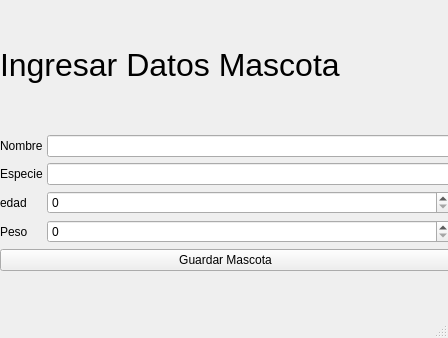
<?xml version="1.0" encoding="UTF-8"?>
<ui version="4.0">
 <class>VentanaPrincipal</class>
 <widget class="QMainWindow" name="VentanaPrincipal">
  <property name="geometry">
   <rect>
    <x>0</x>
    <y>0</y>
    <width>448</width>
    <height>338</height>
   </rect>
  </property>
  <property name="windowTitle">
   <string>VentanaPrincipal</string>
  </property>
  <widget class="QWidget" name="centralwidget">
   <widget class="QWidget" name="verticalLayoutWidget">
    <property name="geometry">
     <rect>
      <x>0</x>
      <y>0</y>
      <width>451</width>
      <height>271</height>
     </rect>
    </property>
    <layout class="QVBoxLayout" name="verticalLayout">
     <item>
      <widget class="QLabel" name="label">
       <property name="font">
        <font>
         <family>Arial</family>
         <pointsize>24</pointsize>
        </font>
       </property>
       <property name="text">
        <string>Ingresar Datos Mascota</string>
       </property>
      </widget>
     </item>
     <item>
      <layout class="QGridLayout" name="gridLayout" rowstretch="0,0,0,0" columnstretch="0,0">
       <property name="horizontalSpacing">
        <number>4</number>
       </property>
       <item row="0" column="0">
        <widget class="QLabel" name="label_2">
         <property name="text">
          <string>Nombre</string>
         </property>
        </widget>
       </item>
       <item row="3" column="0">
        <widget class="QLabel" name="label_5">
         <property name="text">
          <string>Peso</string>
         </property>
        </widget>
       </item>
       <item row="2" column="0">
        <widget class="QLabel" name="label_4">
         <property name="text">
          <string>edad</string>
         </property>
        </widget>
       </item>
       <item row="1" column="0">
        <widget class="QLabel" name="label_3">
         <property name="text">
          <string>Especie</string>
         </property>
        </widget>
       </item>
       <item row="3" column="1">
        <widget class="QSpinBox" name="entrada_peso"/>
       </item>
       <item row="1" column="1">
        <widget class="QLineEdit" name="entrada_especie"/>
       </item>
       <item row="0" column="1">
        <widget class="QLineEdit" name="entrada_nombre"/>
       </item>
       <item row="2" column="1">
        <widget class="QSpinBox" name="entrada_edad"/>
       </item>
      </layout>
     </item>
     <item>
      <widget class="QPushButton" name="pushButton">
       <property name="text">
        <string>Guardar Mascota</string>
       </property>
      </widget>
     </item>
    </layout>
   </widget>
  </widget>
  <widget class="QMenuBar" name="menubar">
   <property name="geometry">
    <rect>
     <x>0</x>
     <y>0</y>
     <width>448</width>
     <height>36</height>
    </rect>
   </property>
  </widget>
  <widget class="QStatusBar" name="statusbar"/>
 </widget>
 <resources/>
 <connections/>
</ui>
